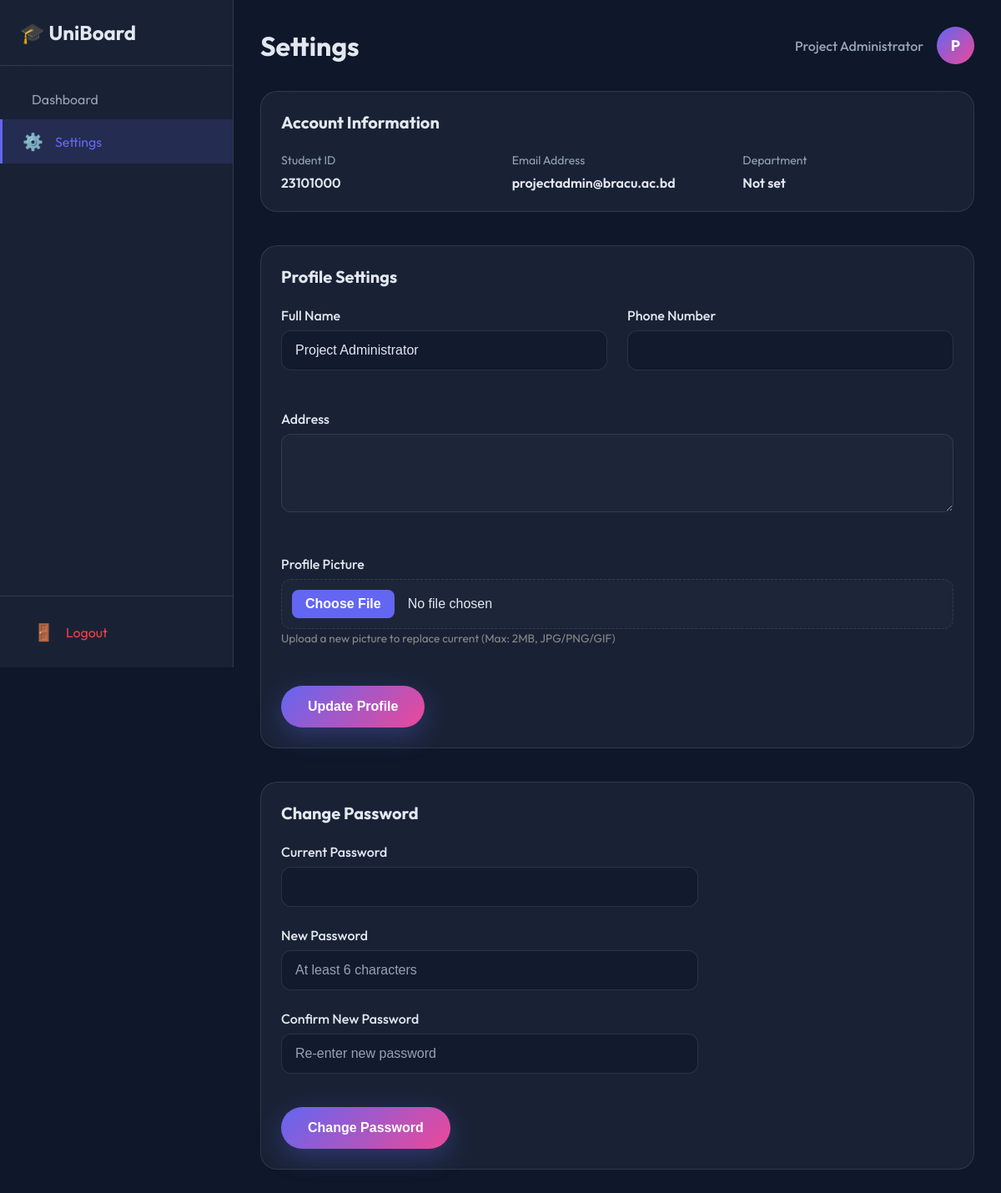
The page /settings.php (signed in) on the database its author committed.
### tables this page shows
CREATE TABLE User (
    Student_ID INT PRIMARY KEY AUTO_INCREMENT,
    Name VARCHAR(100),
    GSuite_Email VARCHAR(100) UNIQUE,
    RFID VARCHAR(50),
    Semester VARCHAR(20),
    Department VARCHAR(100),
    Address TEXT,
    Password VARCHAR(255),
    Gender VARCHAR(20),
    Profile_Pic VARCHAR(255),
    Created TIMESTAMP DEFAULT CURRENT_TIMESTAMP,
    Joined DATE,
    Phone_No VARCHAR(20),
    St_ID INT
);

### includes/functions.php (called while the page is built, shortened)
<?php
function is_project_admin($pdo, $user_id) {
    try {
        $stmt = $pdo->prepare("SELECT Role_name FROM Role WHERE St_ID = ? AND Role_name = 'Project_Admin' AND Club_ID IS NULL");
        $stmt->execute([$user_id]);
        return $stmt->fetch() !== false;
    } catch (PDOException $e) {
        return false;
    }
}
?>

### settings.php (the view, shortened to what this page needs)
<?php
require_once 'includes/functions.php';
require_once 'config/database.php';
$user_id = $_SESSION['user_id'];
$user_name = $_SESSION['user_name'];
try {
    $stmt = $pdo->prepare("SELECT * FROM User WHERE Student_ID = ?");
    $stmt->execute([$user_id]);
    $user = $stmt->fetch();
    $is_admin = is_project_admin($pdo, $user_id);
    $club_admin = is_club_admin($pdo, $user_id);
    if ($is_admin) {
        $dashboard_url = 'admin_dashboard.php';
    } elseif ($club_admin) {
        $dashboard_url = 'dashboard.php';
    } else {
        $dashboard_url = 'user_dashboard.php';
    }
} catch (PDOException $e) {
    set_flash('settings', 'Failed to load user data', 'error');
    redirect('index.php');
}
?>
<!DOCTYPE html>
<html lang="en">
<head>
    <link rel="stylesheet" href="assets/css/style.css">
</head>
<body>
    <div class="dashboard-layout">
        <aside class="dashboard-sidebar" id="sidebar">
            <div class="sidebar-header">
                <a href="index.php" class="sidebar-logo">
                    🎓 UniBoard
                </a>
            </div>
            <nav class="sidebar-nav">
                <a href="<?php echo $dashboard_url; ?>" class="sidebar-link">
                    Dashboard
                </a>
                <a href="settings.php" class="sidebar-link active">
                    <span class="sidebar-icon">⚙️</span>
                    Settings
                </a>
            </nav>
            <div class="sidebar-footer">
                <a href="handlers/logout.php" class="sidebar-link logout-link">
                    <span class="sidebar-icon">🚪</span>
                    Logout
                </a>
            </div>
        </aside>
        <main class="dashboard-main">
            <div class="dashboard-topbar">
                <h1 class="dashboard-title">Settings</h1>
                <div class="topbar-user">
                    <span class="user-greeting"><?php echo htmlspecialchars($user_name); ?></span>
                    <div class="user-avatar">
                        <?php if ($user['Profile_Pic'] && file_exists($user['Profile_Pic'])): ?>
                            <img src="<?php echo htmlspecialchars($user['Profile_Pic']); ?>" alt="Profile" style="width: 100%; height: 100%; object-fit: cover; border-radius: 50%;">
                        <?php else: ?>
                            <?php echo strtoupper(substr($user_name, 0, 1)); ?>
                        <?php endif; ?>
                    </div>
                </div>
            </div>
            <section class="dashboard-card" style="margin-top: 2rem;">
                <div class="card-header">
                    <h3>Account Information</h3>
                </div>
                <div class="card-body">
                    <div style="display: grid; grid-template-columns: repeat(auto-fit, minmax(250px, 1fr)); gap: 1.5rem;">
                        <div>
                            <label style="color: var(--text-muted); font-size: 0.875rem; display: block; margin-bottom: 0.5rem;">Student ID</label>
                            <p style="font-weight: 600;"><?php echo htmlspecialchars($user['Student_ID']); ?></p>
                        </div>
                        <div>
                            <label style="color: var(--text-muted); font-size: 0.875rem; display: block; margin-bottom: 0.5rem;">Email Address</label>
                            <p style="font-weight: 600;"><?php echo htmlspecialchars($user['GSuite_Email']); ?></p>
                        </div>
                        <div>
                            <label style="color: var(--text-muted); font-size: 0.875rem; display: block; margin-bottom: 0.5rem;">Department</label>
                            <p style="font-weight: 600;"><?php echo htmlspecialchars($user['Department'] ?? 'Not set'); ?></p>
                        </div>
                    </div>
                </div>
            </section>
            <section class="dashboard-card" style="margin-top: 2.5rem;">
                <div class="card-header">
                    <h3>Profile Settings</h3>
                </div>
                <div class="card-body">
                    <form action="handlers/update_profile_handler.php" method="POST" enctype="multipart/form-data">
                        <div style="display: grid; grid-template-columns: 1fr 1fr; gap: 1.5rem;">
                            <div class="form-group">
                                <label for="name">Full Name</label>
                                <input
                                    type="text"
                                    id="name"
                                    name="name"
                                    value="<?php echo htmlspecialchars($user['Name']); ?>"
                                    required
                                >
                            </div>
                            <div class="form-group">
                                <label for="phone">Phone Number</label>
                                <input
                                    type="tel"
                                    id="phone"
                                    name="phone"
                                    value="<?php echo htmlspecialchars($user['Phone_No'] ?? ''); ?>"
                                    required
                                >
                            </div>
                            <div class="form-group" style="grid-column: 1 / -1;">
                                <label for="address">Address</label>
                                <textarea
                                    id="address"
                                    name="address"
                                    rows="3"
                                    required
                                ><?php echo htmlspecialchars($user['Address'] ?? ''); ?></textarea>
                            </div>
                            <div class="form-group" style="grid-column: 1 / -1;">
                                <label for="profile_pic">Profile Picture</label>
                                <input
                                    type="file"
                                    id="profile_pic"
                                    name="profile_pic"
                                    accept="image/jpeg,image/jpg,image/png,image/gif"
                                >
                                <small style="color: #888; font-size: 0.85rem;">Upload a new picture to replace current (Max: 2MB, JPG/PNG/GIF)</small>
                            </div>
                        </div>
                        <button type="submit" class="btn btn-primary" style="margin-top: 1.5rem;">
                            Update Profile
                        </button>
                    </form>
                </div>
            </section>
            <section class="dashboard-card" style="margin-top: 2.5rem; margin-bottom: 3rem;">
                <div class="card-header">
                    <h3>Change Password</h3>
                </div>
                <div class="card-body">
                    <form action="handlers/change_password_handler.php" method="POST" style="max-width: 500px;">
                        <div class="form-group">
                            <label for="current_password">Current Password</label>
                            <input
                                type="password"
                                id="current_password"
                                name="current_password"
                                required
                            >
                        </div>
                        <div class="form-group">
                            <label for="new_password">New Password</label>
                            <input
                                type="password"
                                id="new_password"
                                name="new_password"
                                placeholder="At least 6 characters"
                                required
                            >
                        </div>
                        <div class="form-group">
                            <label for="confirm_new_password">Confirm New Password</label>
                            <input
                                type="password"
                                id="confirm_new_password"
                                name="confirm_new_password"
                                placeholder="Re-enter new password"
                                required
                            >
                        </div>
                        <button type="submit" class="btn btn-primary" style="margin-top: 1rem;">
                            Change Password
                        </button>
                    </form>
                </div>
            </section>
        </main>
    </div>
</body>
</html>

### assets/css/style.css (style rules this page uses)
:root { --primary-color: #6366f1; --primary-dark: #4f46e5; --secondary-color: #ec4899; --text-color: #e2e8f0; --text-muted: #94a3b8; --bg-dark: #0f172a; --glass-bg: rgba(30, 41, 59, 0.7); --glass-border: rgba(255, 255, 255, 0.1); --input-bg: rgba(15, 23, 42, 0.6); --success: #10b981; --error: #ef4444; --warning: #f59e0b; }
* { margin: 0; padding: 0; box-sizing: border-box; }
body { font-family: 'Outfit', sans-serif; background-color: var(--bg-dark); background-image: radial-gradient(at 0% 0%, rgba(99, 102, 241, 0.15) 0px, transparent 50%), radial-gradient(at 100% 0%, rgba(236, 72, 153, 0.15) 0px, transparent 50%), radial-gradient(at 100% 100%, rgba(99, 102, 241, 0.15) 0px, transparent 50%), radial-gradient(at 0% 100%, rgba(236, 72, 153, 0.15) 0px, transparent 50%); color: var(--text-color); min-height: 100vh; }
.btn { padding: 1rem 2rem; border-radius: 50px; font-size: 1rem; font-weight: 600; text-decoration: none; transition: all 0.3s ease; cursor: pointer; border: none; display: inline-block; }
.btn-primary { background: linear-gradient(135deg, var(--primary-color), var(--secondary-color)); color: white; box-shadow: 0 10px 30px rgba(99, 102, 241, 0.3); }
.form-group { margin-bottom: 1.5rem; }
.form-group label { display: block; margin-bottom: 0.5rem; font-weight: 500; color: var(--text-color); }
.form-group input { width: 100%; padding: 0.875rem 1rem; border-radius: 12px; border: 1px solid var(--glass-border); background: var(--input-bg); color: var(--text-color); font-size: 1rem; transition: all 0.3s ease; outline: none; }
.form-group input::placeholder { color: var(--text-muted); }
.form-group select, .form-group textarea { width: 100%; padding: 1rem; border: 1px solid var(--glass-border); border-radius: 12px; font-size: 1rem; background: var(--glass-bg); color: var(--text-color); transition: all 0.3s ease; font-family: inherit; }
.form-group textarea { resize: vertical; min-height: 80px; }
.form-group input[type="file"] { padding: 0.75rem; background: var(--glass-bg); border: 1px dashed var(--glass-border); border-radius: 12px; color: var(--text-color); cursor: pointer; }
.dashboard-layout { display: flex; min-height: 100vh; background: var(--bg-dark); position: relative; }
.dashboard-sidebar { width: 280px; background: var(--glass-bg); backdrop-filter: blur(20px); border-right: 1px solid var(--glass-border); display: flex; flex-direction: column; position: fixed; top: 0; left: 0; height: 100vh; z-index: 1000; transition: transform 0.3s ease; }
.sidebar-header { padding: 1.5rem; border-bottom: 1px solid var(--glass-border); display: flex; justify-content: space-between; align-items: center; }
.sidebar-logo { font-size: 1.5rem; font-weight: 700; color: var(--text-color); text-decoration: none; }
.sidebar-nav { flex: 1; padding: 1rem 0; overflow-y: auto; }
.sidebar-link { display: flex; align-items: center; padding: 0.875rem 1.5rem; color: var(--text-muted); text-decoration: none; transition: all 0.3s ease; position: relative; }
.sidebar-link.active { background: rgba(99, 102, 241, 0.15); color: var(--primary-color); border-left: 3px solid var(--primary-color); }
.sidebar-icon { font-size: 1.25rem; margin-right: 0.875rem; }
.sidebar-footer { padding: 1rem; border-top: 1px solid var(--glass-border); }
.logout-link { color: var(--error); }
.dashboard-main { flex: 1; margin-left: 280px; min-height: 100vh; padding: 2rem; transition: margin-left 0.3s ease; }
.dashboard-topbar { display: flex; align-items: center; justify-content: space-between; margin-bottom: 2rem; flex-wrap: wrap; gap: 1rem; }
.dashboard-title { font-size: 2rem; font-weight: 700; }
.topbar-user { display: flex; align-items: center; gap: 1rem; }
.user-greeting { color: var(--text-muted); font-weight: 500; }
.user-avatar { width: 45px; height: 45px; background: linear-gradient(135deg, var(--primary-color), var(--secondary-color)); border-radius: 50%; display: flex; align-items: center; justify-content: center; color: white; font-weight: 700; font-size: 1.125rem; }
.dashboard-card { background: var(--glass-bg); backdrop-filter: blur(20px); -webkit-backdrop-filter: blur(20px); border: 1px solid var(--glass-border); border-radius: 20px; padding: 1.5rem; animation: fadeInUp 0.8s ease-out; animation-fill-mode: both; animation-delay: 0.5s; transition: transform 0.3s ease, box-shadow 0.3s ease; }
.card-header { display: flex; justify-content: space-between; align-items: center; margin-bottom: 1.5rem; }
.card-header h3 { font-size: 1.25rem; }

### rows shown on the page
user: Student_ID "23101000", GSuite_Email "projectadmin@bracu.ac.bd", Department "Not set", name "Project Administrator"

### other values the page prints
$user_name "Project Administrator"
substr($user_name, 0, 1) "P"
